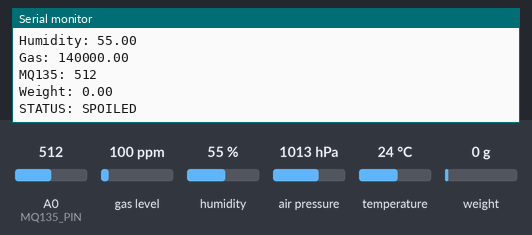
Simulated run of this sketch. Board: ESP8266 (NodeMCU). Parts: the last lines printed to the serial monitor. Inputs (shaded band) come from the test bench; at power-on: gas level 100 ppm, weight on the scale 0 g, A0 (MQ135_PIN) = 512, humidity 55 %, temperature 24 °C, air pressure 1013 hPa. WiFi joins after 1.5 s; servers stay silent unless stated.

Above: at 4.7 s.
4.8 s: gas level set to 20 ppm
6.3 s: weight on the scale set to 100 g
At 7.3 s:
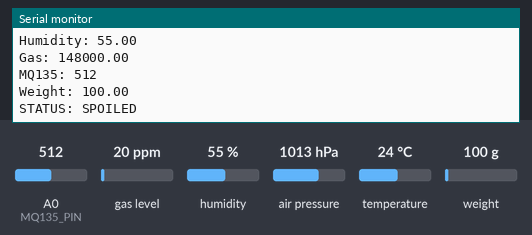
7.8 s: A0 (MQ135_PIN) set to 410
At 9.2 s:
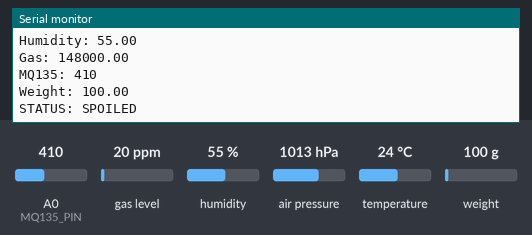
9.3 s: humidity set to 22 %
10.8 s: temperature set to 12 °C
12.3 s: weight on the scale set to 1250 g
At 13.3 s:
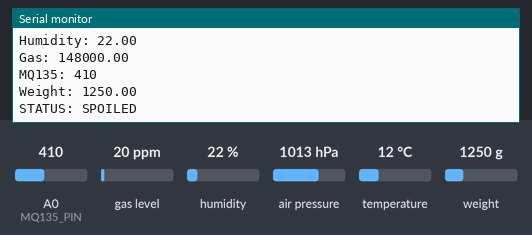
Timing chart, 0 to 14.8 s (numbered marks = the images above; inputs shaded):
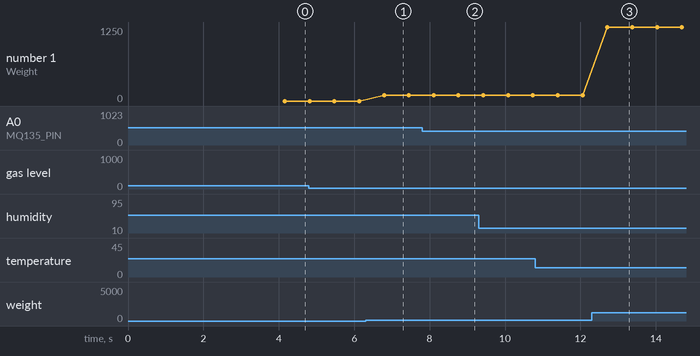

The sketch:

code.ino
```cpp
/************************************************************
 * EGG ROTTEN DETECTION SYSTEM – ESP8266
 * Sensors: BME680 + MQ135 + HX711
 * Output: Dynamic Localhost Web Dashboard
 ************************************************************/

#include <ESP8266WiFi.h>
#include <ESP8266WebServer.h>
#include <Wire.h>
#include <Adafruit_Sensor.h>
#include <Adafruit_BME680.h>
#include "HX711.h"

/* ================= WIFI ================= */
const char* ssid = "Preethi";
const char* password = "12345678";

/* ================= PINS ================= */
#define MQ135_PIN A0
#define HX711_DOUT D6
#define HX711_SCK  D5

/* ================= OBJECTS ================= */
ESP8266WebServer server(80);
Adafruit_BME680 bme;
HX711 scale;

/* ================= LOAD CELL ================= */
float calibration_factor = -191;

/* ================= SENSOR DATA ================= */
float temperature, humidity, gasResistance, weight;
int mq135;
String eggStatus = "CHECKING";

/* ================= THRESHOLDS ================= */
#define MQ135_LIMIT 420
#define GAS_LIMIT   150000
#define WEIGHT_DROP 5   // grams

/* ===== FUNCTION PROTOTYPES ===== */
void handleRoot();
void handleData();
void readSensors();


/* ================= SETUP ================= */
void setup() {
  Serial.begin(115200);
  delay(1000);

  Wire.begin(D2, D1);

  /* WiFi */
  WiFi.begin(ssid, password);
  Serial.print("Connecting");
  while (WiFi.status() != WL_CONNECTED) {
    delay(500);
    Serial.print(".");
  }

  Serial.println("\nWiFi Connected");
  Serial.print("ESP IP: ");
  Serial.println(WiFi.localIP());

  /* BME680 */
  if (!bme.begin()) {
    Serial.println("BME680 NOT FOUND!");
    while (1);
  }

  bme.setTemperatureOversampling(BME680_OS_8X);
  bme.setHumidityOversampling(BME680_OS_2X);
  bme.setPressureOversampling(BME680_OS_4X);
  bme.setGasHeater(320, 150);

  /* HX711 */
  scale.begin(HX711_DOUT, HX711_SCK);
  scale.set_scale(calibration_factor);
  scale.tare();

  /* SERVER ROUTES */
  server.on("/", handleRoot);
  server.on("/data", handleData);

  server.begin();
  Serial.println("Web Server Started");
}

/* ================= LOOP ================= */
void loop() {
  server.handleClient();
  readSensors();
}

/* ================= SENSOR READ ================= */
void readSensors() {
  if (!bme.performReading()) return;

  temperature = bme.temperature;
  humidity = bme.humidity;
  gasResistance = bme.gas_resistance;
  mq135 = analogRead(MQ135_PIN);
  weight = scale.get_units(5);

  if (mq135 > MQ135_LIMIT || gasResistance < GAS_LIMIT || weight < 0) {
    eggStatus = "SPOILED";
  } else {
    eggStatus = "FRESH";
  }

  Serial.println("----- SENSOR DATA -----");
  Serial.println("Temp: " + String(temperature));
  Serial.println("Humidity: " + String(humidity));
  Serial.println("Gas: " + String(gasResistance));
  Serial.println("MQ135: " + String(mq135));
  Serial.println("Weight: " + String(weight));
  Serial.println("STATUS: " + eggStatus);
}


/* ================= HTML PAGE ================= */
void handleRoot() {
  String page = R"rawliteral(
<!DOCTYPE html>
<html lang="en">
<head>
<meta charset="UTF-8">
<title>Egg Rotten Detection</title>
<meta name="viewport" content="width=device-width, initial-scale=1.0">

<style>
* {
  box-sizing: border-box;
  font-family: 'Segoe UI', Tahoma, sans-serif;
}

body {
  margin: 0;
  min-height: 100vh;
  background: linear-gradient(135deg, #020617, #020024, #020617);
  color: #e5e7eb;
  text-align: center;
}

h1 {
  margin-top: 25px;
  font-size: 2.3rem;
  color: #22c55e;
}

.subtitle {
  color: #94a3b8;
  margin-bottom: 30px;
}

.dashboard {
  display: grid;
  grid-template-columns: repeat(auto-fit, minmax(230px, 1fr));
  gap: 20px;
  padding: 0 25px;
  max-width: 1100px;
  margin: auto;
}

.card {
  background: rgba(255,255,255,0.08);
  backdrop-filter: blur(10px);
  border-radius: 18px;
  padding: 22px;
  box-shadow: 0 10px 30px rgba(0,0,0,0.4);
  transition: transform 0.2s ease;
}

.card:hover {
  transform: translateY(-6px);
}

.icon {
  font-size: 32px;
  margin-bottom: 10px;
}

.label {
  color: #cbd5f5;
  font-size: 0.95rem;
}

.value {
  font-size: 1.8rem;
  margin-top: 8px;
  font-weight: bold;
}

.status-box {
  margin: 35px auto;
  padding: 20px 30px;
  border-radius: 16px;
  font-size: 1.8rem;
  width: fit-content;
  background: rgba(255,255,255,0.1);
}

.good {
  color: #22c55e;
}

.bad {
  color: #ef4444;
}
</style>
</head>

<body>

<h1>Egg Rotten Detection System</h1>
<div class="subtitle">Real-time Sensor Monitoring (ESP8266 Localhost)</div>

<div class="dashboard">
  <div class="card">
    <div class="icon">🌡️</div>
    <div class="label">Temperature</div>
    <div class="value"><span id="temp">--</span> °C</div>
  </div>

  <div class="card">
    <div class="icon">💧</div>
    <div class="label">Humidity</div>
    <div class="value"><span id="hum">--</span> %</div>
  </div>

  <div class="card">
    <div class="icon">🧪</div>
    <div class="label">Gas Resistance</div>
    <div class="value"><span id="gas">--</span></div>
  </div>

  <div class="card">
    <div class="icon">💨</div>
    <div class="label">MQ135 Value</div>
    <div class="value"><span id="mq">--</span></div>
  </div>

  <div class="card">
    <div class="icon">⚖️</div>
    <div class="label">Egg Weight</div>
    <div class="value"><span id="wt">--</span> g</div>
  </div>
</div>

<div class="status-box">
  Status: <span id="status">---</span>
</div>

<script>
setInterval(() => {
  fetch("/data")
    .then(res => res.json())
    .then(d => {
      temp.innerHTML = d.temp;
      hum.innerHTML = d.hum;
      gas.innerHTML = d.gas;
      mq.innerHTML = d.mq;
      wt.innerHTML = d.wt;

      status.innerHTML = d.status;
      status.className = d.status === "SPOILED" ? "bad" : "good";

    });
}, 1000);
</script>

</body>
</html>
)rawliteral";

  server.send(200, "text/html", page);
}

/* ================= JSON DATA ================= */
void handleData() {
  String json = "{";
  json += "\"temp\":" + String(temperature,1) + ",";
  json += "\"hum\":" + String(humidity,1) + ",";
  json += "\"gas\":" + String(gasResistance) + ",";
  json += "\"mq\":" + String(mq135) + ",";
  json += "\"wt\":" + String(weight,1) + ",";
  json += "\"status\":\"" + eggStatus + "\"";
  json += "}";

  server.send(200, "application/json", json);
}
```

Measured:
- after the input at 6.3 s, the serial monitor: prints a new line after 0.49 s (image 1)
- after the input at 7.8 s, the serial monitor: prints a new line after 0.96 s (image 2)
- after the input at 12.3 s, the serial monitor: prints a new line after 0.41 s (image 3)
- plotted number 1: 0 → 100 after the input at 6.3 s, 100 → 1250 after the input at 12.3 s
